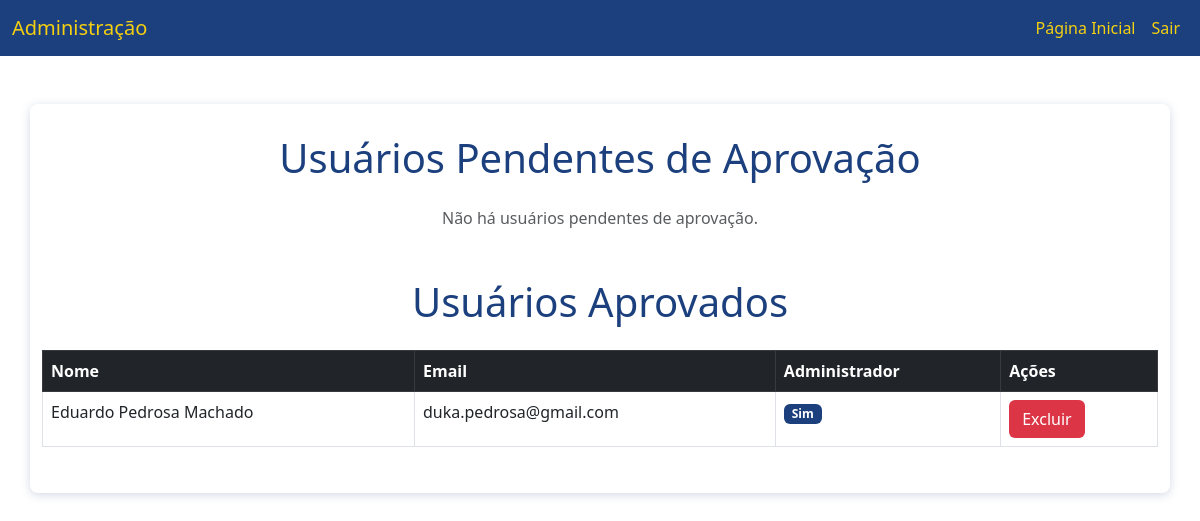
Before: /admin (signed in) with the older database file.
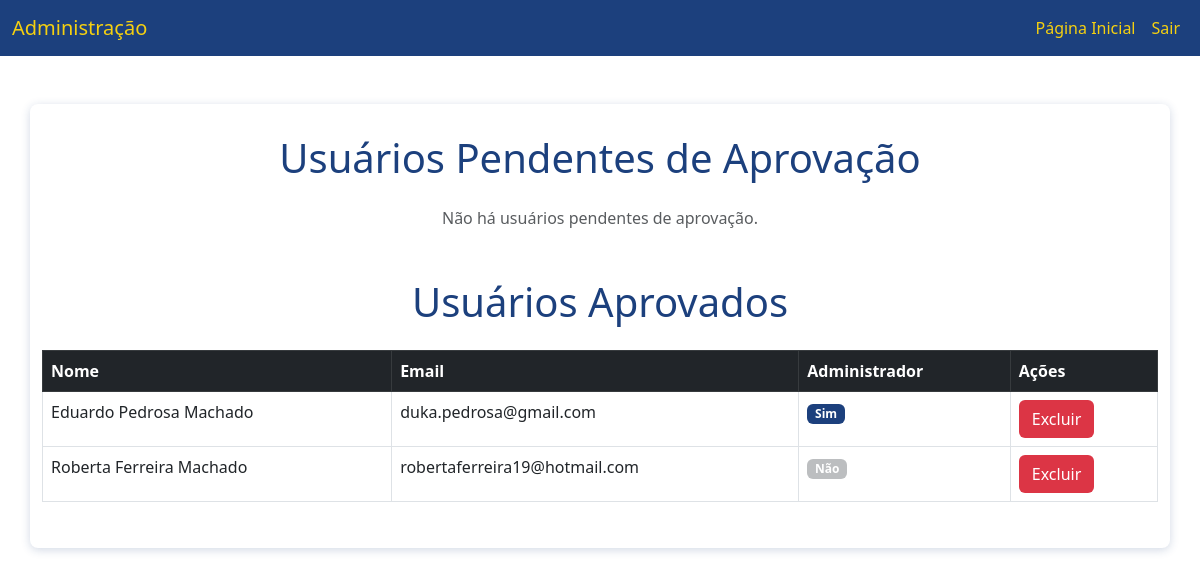
After: the same page with the newer database file.
### models.py (models this page shows, shortened)
class UsuarioLogin(db.Model, UserMixin):
    __tablename__ = 'usuario_login'
    id = db.Column(db.Integer, primary_key=True)
    nome = db.Column(db.String(100), nullable=False)
    email = db.Column(db.String(100), nullable=False, unique=True)
    senha_hash = db.Column(db.String(128), nullable=False)
    aprovado = db.Column(db.Boolean, default=False)  # Para usuários que precisam de aprovação
    is_admin = db.Column(db.Boolean, default=False)  # Marca o usuário como administrador

### app.py (the view)
@app.route('/admin', methods=['GET', 'POST'])
@login_required
def admin():
    if not current_user.is_admin:
        flash('Você precisa ser um administrador para acessar essa página', 'danger')
        return redirect(url_for('home'))
    usuarios_pendentes = UsuarioLogin.query.filter_by(aprovado=False).all()
    usuarios_aprovados = UsuarioLogin.query.filter_by(aprovado=True).all()
    return render_template('admin.html',
                           usuarios_pendentes=usuarios_pendentes,
                           usuarios_aprovados=usuarios_aprovados)

### app.py (called while the page is built)
@login_manager.user_loader
def load_user(user_id):
    return UsuarioLogin.query.get(int(user_id))

### templates/admin.html (shortened to what the changed rows need)
<!DOCTYPE html>
<html lang="pt-br">
<head>
    <link rel="stylesheet" href="{{ url_for('static', filename='css/style.css') }}">
    <link href="https://cdn.jsdelivr.net/npm/bootstrap@5.3.0-alpha1/dist/css/bootstrap.min.css" rel="stylesheet">
</head>
<body>
    <div class="container mt-5">
        <h1 class="text-center mb-4" style="color: #1C407D;">Usuários Pendentes de Aprovação</h1>
        <h1 class="text-center mb-4 mt-5" style="color: #1C407D;">Usuários Aprovados</h1>
        {% if usuarios_aprovados %}
            <table class="table table-bordered">
                <thead class="table-dark" style="background-color: #1C407D; color: #FFFFFF;">
                    <tr>
                        <th>Nome</th>
                        <th>Email</th>
                        <th>Administrador</th>
                        <th>Ações</th>
                    </tr>
                </thead>
                <tbody>
                    {% for usuario in usuarios_aprovados %}
                        <tr>
                            <td>{{ usuario.nome }}</td>
                            <td>{{ usuario.email }}</td>
                            <td>
                                {% if usuario.is_admin %}
                                    <span class="badge" style="background-color: #1C407D; color: #FFFFFF;">Sim</span>
                                {% else %}
                                    <span class="badge" style="background-color: #BCBEC0; color: #FFFFFF;">Não</span>
                                {% endif %}
                            </td>
                            <td>
                                <form action="{{ url_for('excluir_usuario_aprovado', usuario_id=usuario.id) }}" method="POST" style="display:inline;">
                                    <button type="submit" class="btn" style="background-color: #DC3545; color: #FFFFFF;">Excluir</button>
                                </form>
                            </td>
                        </tr>
                    {% endfor %}
                </tbody>
            </table>
        {% else %}
            <p class="text-center text-muted">Não há usuários aprovados.</p>
        {% endif %}
    </div>
</body>
</html>

Changed rows visible on the page:
added UsuarioLogin: nome "Roberta Ferreira Machado", email "robertaferreira19@hotmail.com", is_admin "Não"
